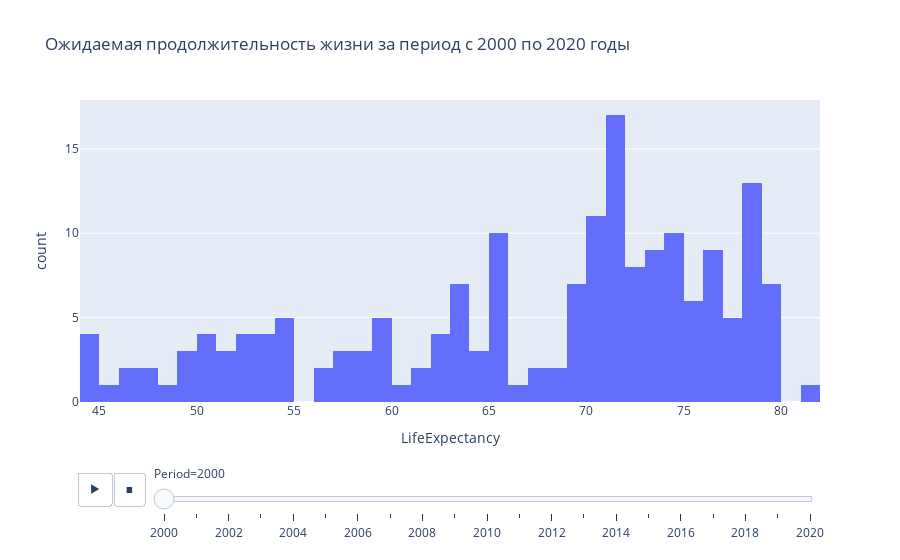

The code cell stored with this chart in its notebook:
### Markdown cell above
Посмотрим, как менялась ожидаемая продолжительность жизни с 2000 по 2020 гг.

### Code cell
px.histogram(
    data, 
    x=F.LifeExpectancy.value, 
    animation_frame=F.Period.value, 
    nbins=60,
    title='Ожидаемая продолжительность жизни за период с 2000 по 2020 годы',
)

### Figure 1 — Plotly figure (JSON) as saved in the notebook; plotly's stock layout.template omitted (floating-point values rounded to 4 significant figures; data arrays with more than 128 entries replaced by an {"elided": "..."} marker saying what was removed)
{"data": [{"alignmentgroup": "True", "bingroup": "x", "hovertemplate": "Period=2000<br>LifeExpectancy=%{x}<br>count=%{y}<extra></extra>", "legendgroup": "", "marker": {"color": "#636efa", "pattern": {"shape": ""}}, "name": "", "nbinsx": 60, "offsetgroup": "", "orientation": "v", "showlegend": false, "type": "histogram", "x": {"elided": "181 float values"}, "xaxis": "x", "yaxis": "y"}], "layout": {"barmode": "relative", "legend": {"tracegroupgap": 0}, "sliders": [{"active": 0, "currentvalue": {"prefix": "Period="}, "len": 0.9, "pad": {"b": 10, "t": 60}, "steps": [{"args": [["2000"], {"frame": {"duration": 0, "redraw": true}, "fromcurrent": true, "mode": "immediate", "transition": {"duration": 0, "easing": "linear"}}], "label": "2000", "method": "animate"}, {"args": [["2001"], {"frame": {"duration": 0, "redraw": true}, "fromcurrent": true, "mode": "immediate", "transition": {"duration": 0, "easing": "linear"}}], "label": "2001", "method": "animate"}, {"args": [["2002"], {"frame": {"duration": 0, "redraw": true}, "fromcurrent": true, "mode": "immediate", "transition": {"duration": 0, "easing": "linear"}}], "label": "2002", "method": "animate"}, {"args": [["2003"], {"frame": {"duration": 0, "redraw": true}, "fromcurrent": true, "mode": "immediate", "transition": {"duration": 0, "easing": "linear"}}], "label": "2003", "method": "animate"}, {"args": [["2004"], {"frame": {"duration": 0, "redraw": true}, "fromcurrent": true, "mode": "immediate", "transition": {"duration": 0, "easing": "linear"}}], "label": "2004", "method": "animate"}, {"args": [["2005"], {"frame": {"duration": 0, "redraw": true}, "fromcurrent": true, "mode": "immediate", "transition": {"duration": 0, "easing": "linear"}}], "label": "2005", "method": "animate"}, {"args": [["2006"], {"frame": {"duration": 0, "redraw": true}, "fromcurrent": true, "mode": "immediate", "transition": {"duration": 0, "easing": "linear"}}], "label": "2006", "method": "animate"}, {"args": [["2007"], {"frame": {"duration": 0, "redraw": true}, "fromcurrent": true, "mode": "immediate", "transition": {"duration": 0, "easing": "linear"}}], "label": "2007", "method": "animate"}, {"args": [["2008"], {"frame": {"duration": 0, "redraw": true}, "fromcurrent": true, "mode": "immediate", "transition": {"duration": 0, "easing": "linear"}}], "label": "2008", "method": "animate"}, {"args": [["2009"], {"frame": {"duration": 0, "redraw": true}, "fromcurrent": true, "mode": "immediate", "transition": {"duration": 0, "easing": "linear"}}], "label": "2009", "method": "animate"}, {"args": [["2010"], {"frame": {"duration": 0, "redraw": true}, "fromcurrent": true, "mode": "immediate", "transition": {"duration": 0, "easing": "linear"}}], "label": "2010", "method": "animate"}, {"args": [["2011"], {"frame": {"duration": 0, "redraw": true}, "fromcurrent": true, "mode": "immediate", "transition": {"duration": 0, "easing": "linear"}}], "label": "2011", "method": "animate"}, {"args": [["2012"], {"frame": {"duration": 0, "redraw": true}, "fromcurrent": true, "mode": "immediate", "transition": {"duration": 0, "easing": "linear"}}], "label": "2012", "method": "animate"}, {"args": [["2013"], {"frame": {"duration": 0, "redraw": true}, "fromcurrent": true, "mode": "immediate", "transition": {"duration": 0, "easing": "linear"}}], "label": "2013", "method": "animate"}, {"args": [["2014"], {"frame": {"duration": 0, "redraw": true}, "fromcurrent": true, "mode": "immediate", "transition": {"duration": 0, "easing": "linear"}}], "label": "2014", "method": "animate"}, {"args": [["2015"], {"frame": {"duration": 0, "redraw": true}, "fromcurrent": true, "mode": "immediate", "transition": {"duration": 0, "easing": "linear"}}], "label": "2015", "method": "animate"}, {"args": [["2016"], {"frame": {"duration": 0, "redraw": true}, "fromcurrent": true, "mode": "immediate", "transition": {"duration": 0, "easing": "linear"}}], "label": "2016", "method": "animate"}, {"args": [["2017"], {"frame": {"duration": 0, "redraw": true}, "fromcurrent": true, "mode": "immediate", "transition": {"duration": 0, "easing": "linear"}}], "label": "2017", "method": "animate"}, {"args": [["2018"], {"frame": {"duration": 0, "redraw": true}, "fromcurrent": true, "mode": "immediate", "transition": {"duration": 0, "easing": "linear"}}], "label": "2018", "method": "animate"}, {"args": [["2019"], {"frame": {"duration": 0, "redraw": true}, "fromcurrent": true, "mode": "immediate", "transition": {"duration": 0, "easing": "linear"}}], "label": "2019", "method": "animate"}, {"args": [["2020"], {"frame": {"duration": 0, "redraw": true}, "fromcurrent": true, "mode": "immediate", "transition": {"duration": 0, "easing": "linear"}}], "label": "2020", "method": "animate"}], "x": 0.1, "xanchor": "left", "y": 0, "yanchor": "top"}], "title": {"text": "Ожидаемая продолжительность жизни за период с 2000 по 2020 годы"}, "updatemenus": [{"buttons": [{"args": [null, {"frame": {"duration": 500, "redraw": true}, "fromcurrent": true, "mode": "immediate", "transition": {"duration": 500, "easing": "linear"}}], "label": "&#9654;", "method": "animate"}, {"args": [[null], {"frame": {"duration": 0, "redraw": true}, "fromcurrent": true, "mode": "immediate", "transition": {"duration": 0, "easing": "linear"}}], "label": "&#9724;", "method": "animate"}], "direction": "left", "pad": {"r": 10, "t": 70}, "showactive": false, "type": "buttons", "x": 0.1, "xanchor": "right", "y": 0, "yanchor": "top"}], "xaxis": {"anchor": "y", "domain": [0, 1], "title": {"text": "LifeExpectancy"}}, "yaxis": {"anchor": "x", "domain": [0, 1], "title": {"text": "count"}}}}
